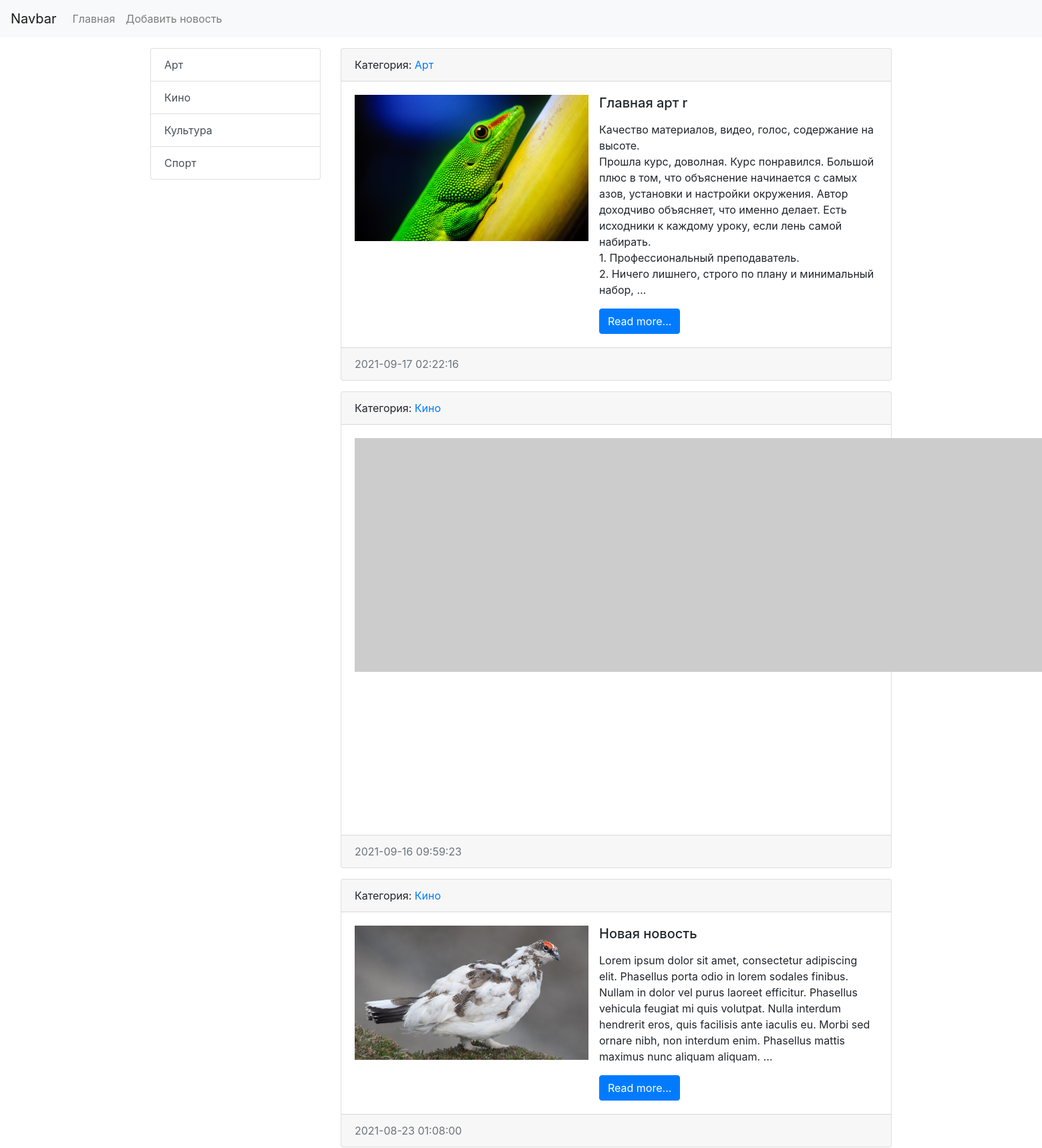
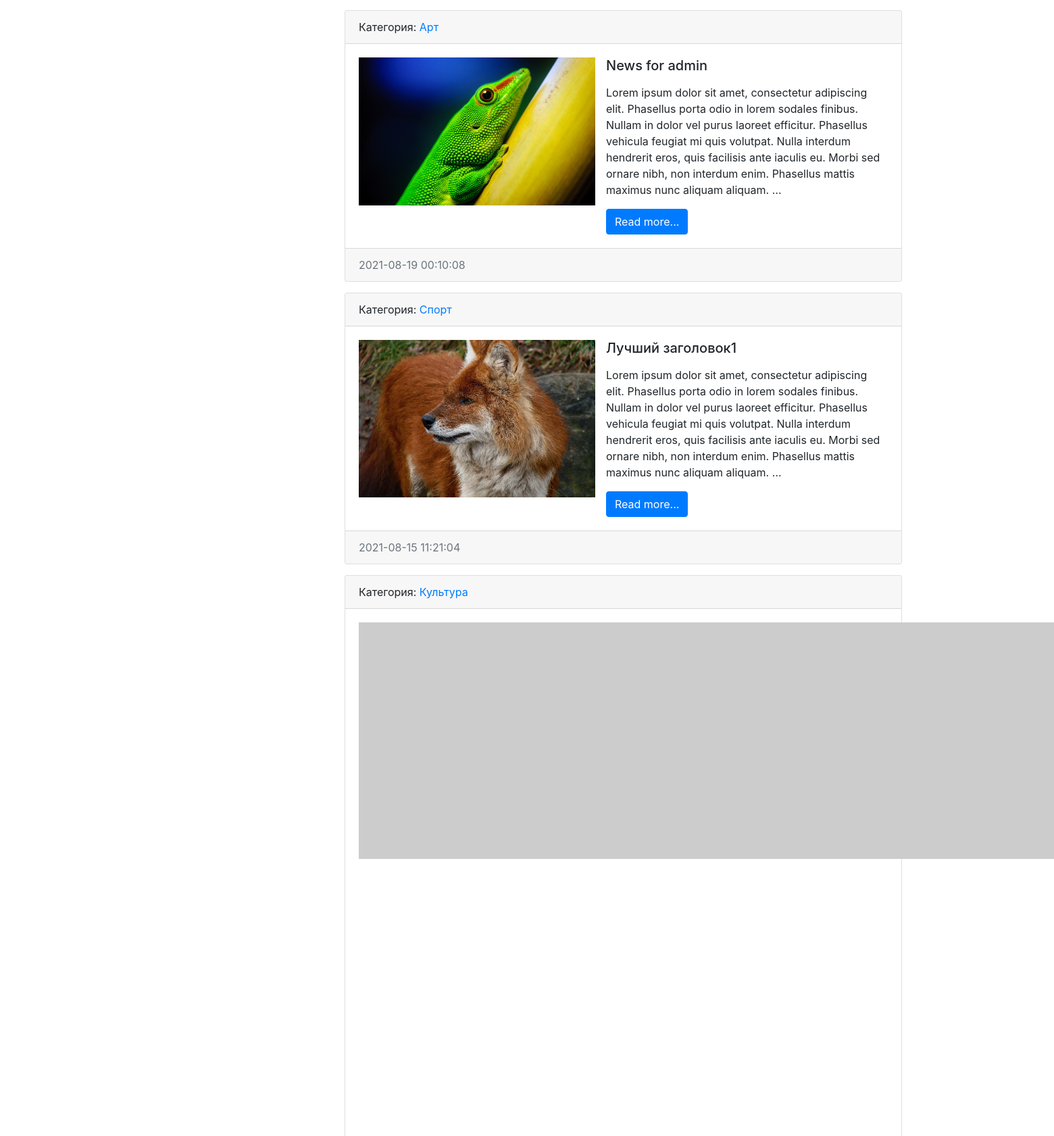
The page / (upper part) on the database its author committed (2 pictures, top to bottom).
### news/models.py (models this page shows, shortened)
class Category(models.Model):
    title = models.CharField(max_length=250, db_index=True, verbose_name='Категория')
    def get_absolute_url(self):
        return reverse('category', kwargs={'category_id': self.pk})
    def __str__(self):
        return self.title
    class Meta:
        verbose_name = 'Категория'
        verbose_name_plural = 'Список категорий'
        ordering = ['title']

class News(models.Model):
    title = models.CharField(max_length=250, verbose_name='Заголовок статьи')
    content = models.TextField(blank=True, verbose_name='Контент')
    created_at = models.DateTimeField(auto_now_add=True, verbose_name='Дата публикации')
    updated_at = models.DateTimeField(auto_now=True, verbose_name='Дата обновления')
    photo = models.ImageField(upload_to='photos/%Y/%m/%d/', blank=True, verbose_name='Изображение')
    is_published = models.BooleanField(default=True, verbose_name='Опубликовано')
    category = models.ForeignKey(Category, on_delete=models.PROTECT, verbose_name='Категория')
    def get_absolute_url(self):
        return reverse('view_news', kwargs={'pk': self.pk})
    class Meta:
        verbose_name = 'Новость'
        verbose_name_plural = 'Новости'
        ordering = ['-created_at', 'title']

### news/views.py (the view)
# urls.py: path('', HomeNews.as_view(), name='home'),
class HomeNews(ListView):
    model = News
    template_name = 'news/index.html'
    context_object_name = 'news'
    def get_context_data(self, *, object_list=None, **kwargs):
        context = super().get_context_data(**kwargs)
        context['title'] = 'Main page'
        return context
    def get_queryset(self):
        return News.objects.filter(is_published=True)

### news/templatetags/news_tags.py (called while the page is built)
@register.simple_tag(name='get_list_categories')
def get_categories():
    return Category.objects.all()

@register.inclusion_tag('news/list_categories.html')
def show_categories(active_category_pk='-1'):
    categories = Category.objects.all()
    return {'categories': categories, 'active_category_pk': active_category_pk}

### news/templates/news/index.html (shortened to what this page needs)
{% extends "base.html" %}
{% load news_tags %}
{% block sidebar %}
{% include 'inc/_sidebar.html' %}
{% endblock sidebar %}
{% block content %}
    {% for item in news %}
    <div class="card mb-3">
        <div class="card-header">
            Категория: <a href="{{ item.category.get_absolute_url }}">{{ item.category }}</a>
        </div>
        <div class="card-body">
            <div class="media">
                {% if item.photo %}
                    <img src="{{ item.photo.url }}" alt="" width="350" class="mr-3">
                {% else %}
                    <img src="https://picsum.photos/id/1060/350/235/?blur=2" alt="" class="mr-3">
                {% endif %}
                <div class="media-body">
                    <h5 class="card-title">{{ item.title }}</h5>
                    <p class="card-text">{{ item.content|safe|linebreaks|truncatewords:50 }}</p>
                    <a href="{{ item.get_absolute_url }}" class="btn btn-primary">Read more...</a>
                </div>
            </div>
        </div>
        <div class="card-footer text-muted">
            {{ item.created_at|date:"Y-m-d H:i:s" }}
        </div>
    </div>
    {% endfor %}
{% endblock content %}

### news/templates/news/list_categories.html
<div class="list-group">
    {% for item in categories %}
        <a href="{{ item.get_absolute_url }}" class="list-group-item list-group-item-action {% if item.pk == active_category_pk %}active{% endif %}">{{ item.title }}</a>
    {% endfor %}
</div>

### rows shown on the page
Category: title "Арт"
Category: title "Кино"
Category: title "Культура"
Category: title "Спорт"
News: category "Арт", photo (picture), title "Главная арт r", content "Качество материалов, видео, голос, содержание на высоте. Прошла курс, доволная. Курс понравился. Большой плюс в том, что объяснение начинается с самых азов, установки и настройки окружения. Автор доходчиво объясняет, что именно делает. Есть исходники к каждому уроку, если лень самой набирать. 1. Профессиональный преподаватель. 2. Ничего лишнего, строго по плану и минимальный набор, …", created_at "2021-09-17 02:22:16"
News: category "Кино", created_at "2021-09-16 09:59:23"
News: category "Кино", photo (picture), title "Новая новость", content "Lorem ipsum dolor sit amet, consectetur adipiscing elit. Phasellus porta odio in lorem sodales finibus. Nullam in dolor vel purus laoreet efficitur. Phasellus vehicula feugiat mi quis volutpat. Nulla interdum hendrerit eros, quis facilisis ante iaculis eu. Morbi sed ornare nibh, non interdum enim. Phasellus mattis maximus nunc aliquam aliquam. …", created_at "2021-08-23 01:08:00"
News: category "Арт", photo (picture), title "News for admin", content "Lorem ipsum dolor sit amet, consectetur adipiscing elit. Phasellus porta odio in lorem sodales finibus. Nullam in dolor vel purus laoreet efficitur. Phasellus vehicula feugiat mi quis volutpat. Nulla interdum hendrerit eros, quis facilisis ante iaculis eu. Morbi sed ornare nibh, non interdum enim. Phasellus mattis maximus nunc aliquam aliquam. …", created_at "2021-08-19 00:10:08"
News: category "Спорт", photo (picture), title "Лучший заголовок1", content "Lorem ipsum dolor sit amet, consectetur adipiscing elit. Phasellus porta odio in lorem sodales finibus. Nullam in dolor vel purus laoreet efficitur. Phasellus vehicula feugiat mi quis volutpat. Nulla interdum hendrerit eros, quis facilisis ante iaculis eu. Morbi sed ornare nibh, non interdum enim. Phasellus mattis maximus nunc aliquam aliquam. …", created_at "2021-08-15 11:21:04"
News: category "Культура"
